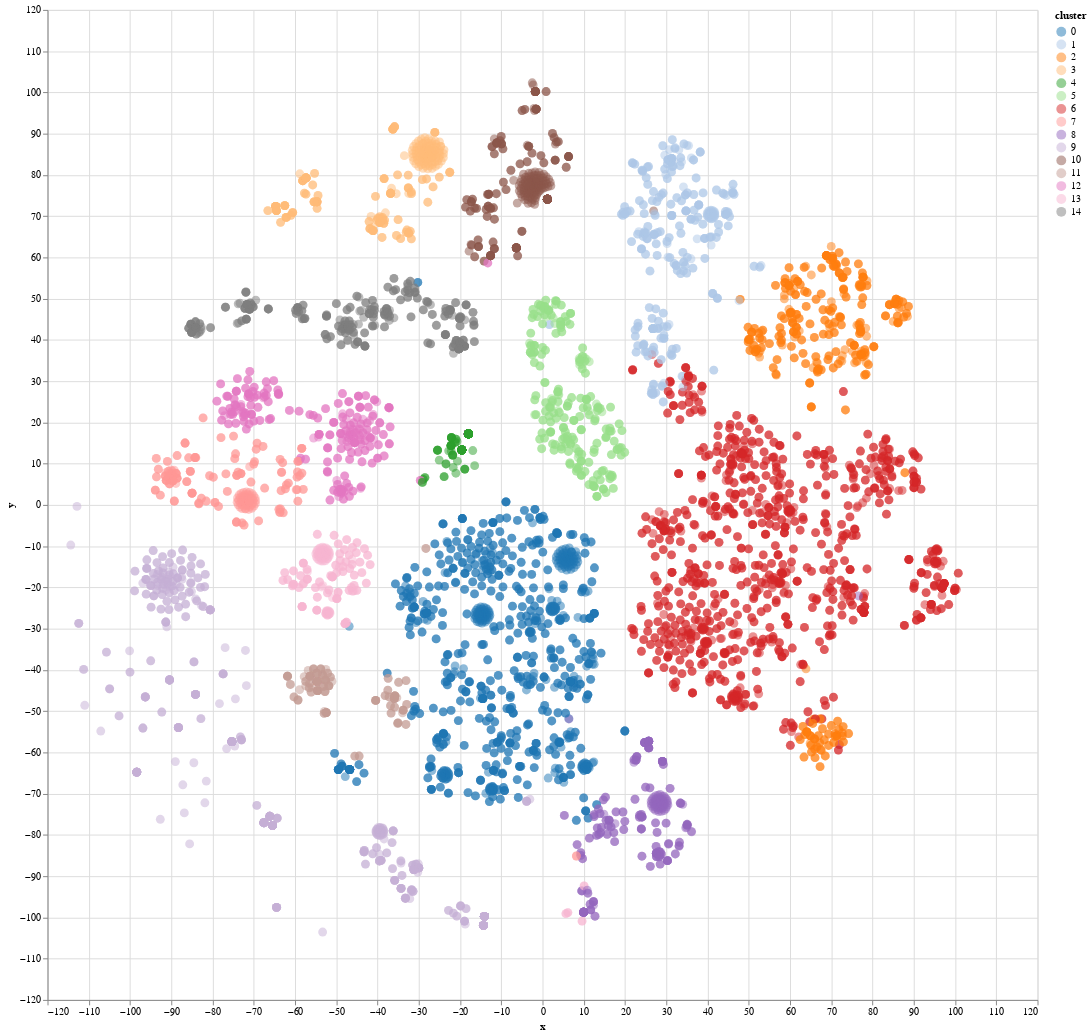

Source (notebook cell):
### Code cell
alt.data_transformers.disable_max_rows()

alt.Chart(clustering_vis_data).mark_circle(size=80,opacity=0.5).encode(
    x='x:Q',
    y='y:Q',
    color=alt.Color('cluster:N').scale(scheme='category20'),
    tooltip=['info:N','query:N', 'question:N']
).properties(
    width=1000,
    height=1000
).interactive()

### Figure 1 — Vega-Lite specification as saved in the notebook (floating-point values rounded to 4 significant figures; data arrays with more than 128 entries replaced by an {"elided": "..."} marker saying what was removed)
{"config": {"view": {"continuousWidth": 300, "continuousHeight": 300}}, "data": {"name": "data-0d403ce4d2b9ef33984ba3b1b5c71409"}, "mark": {"type": "circle", "opacity": 0.5, "size": 80}, "encoding": {"color": {"field": "cluster", "scale": {"scheme": "category20"}, "type": "nominal"}, "tooltip": [{"field": "info", "type": "nominal"}, {"field": "query", "type": "nominal"}, {"field": "question", "type": "nominal"}], "x": {"field": "x", "type": "quantitative"}, "y": {"field": "y", "type": "quantitative"}}, "height": 1000, "params": [{"name": "param_1", "select": {"type": "interval", "encodings": ["x", "y"]}, "bind": "scales"}], "width": 1000, "$schema": "https://vega.github.io/schema/vega-lite/v5.16.3.json", "datasets": {"data-0d403ce4d2b9ef33984ba3b1b5c71409": {"elided": "7000 records"}}}
